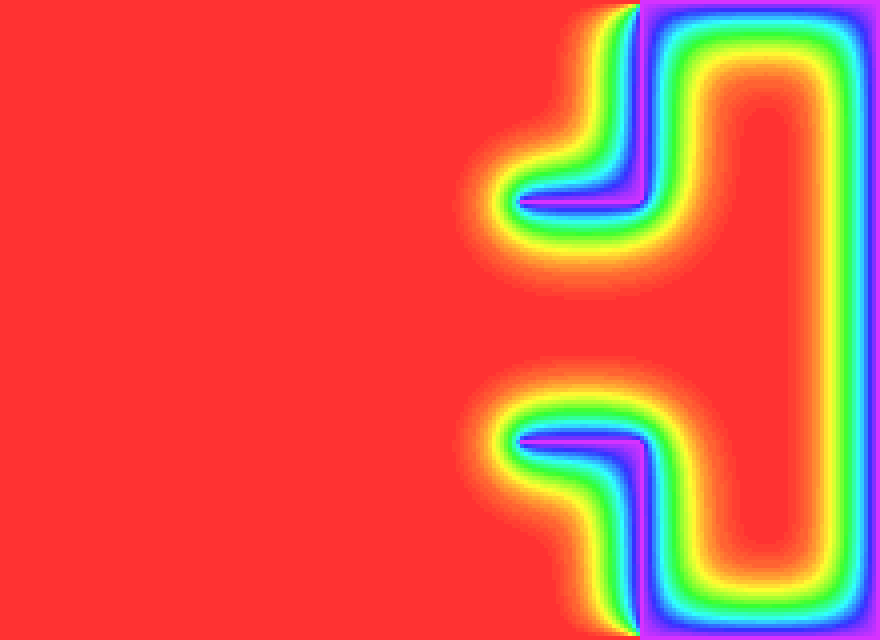
Frame 1 (no input)
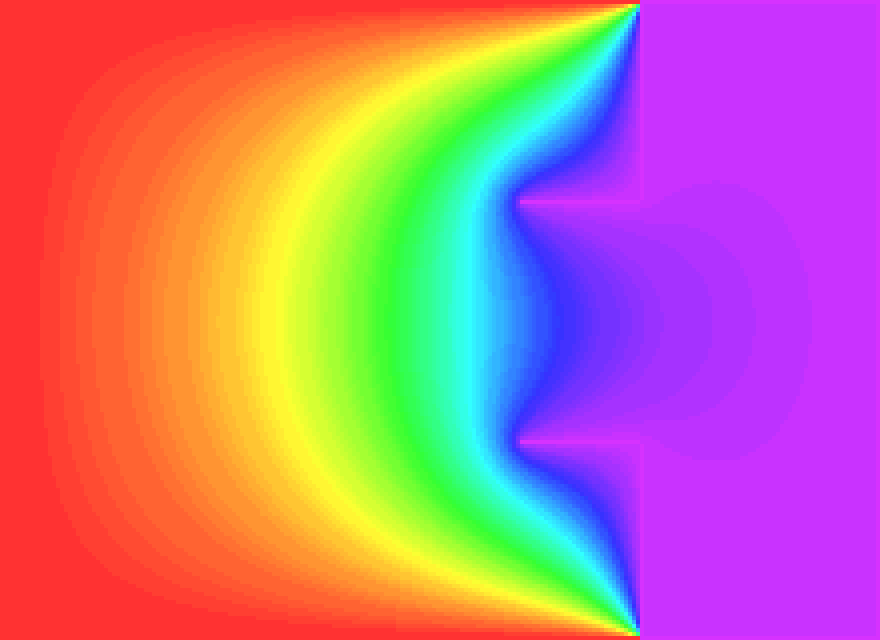
Frame 60 (the mouse pressed at the canvas centre just before this capture)
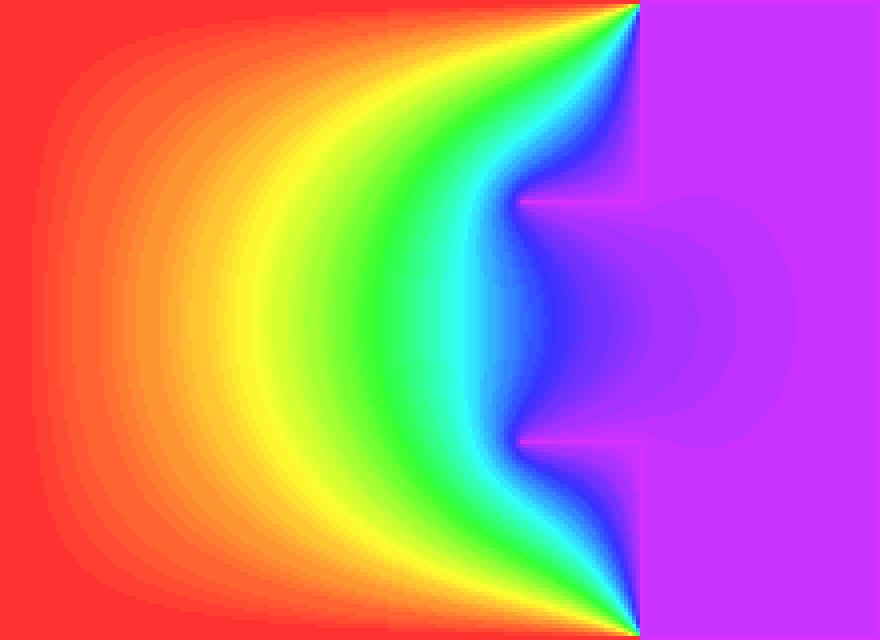
Frame 120 (the mouse held since frame 60 and released just before this capture)

The Processing sketch that drew these frames (run headless with seeded random() and noise(); from frame 60 on, the mouse is pressed at the canvas centre):

// Processing sketch: processing_53289
// ── processing_53289.pde

int n = 20; //Echelle (1 mm = n cases)

int a = 8*n;
int b = 3*n;
int c = 3*n;

double[][] bounds = new double[a+b][a];
double[][] world = new double[a+b][a];

int xi,yi;
int i;

int N = 100; //Nombres d'iterations par cycle

int A = 4; //Grossissement (n'affecte pas le calcul)
int C; //Variable pour dessiner le gradient

int EQ = 0; //1: trace equipotentielles, 0: trace pas eqp

void setup()
{
  //size(A*(a+b),A*a);
  size(880,640);
  background(0);
  noStroke();
  colorMode(HSB,100);
    
  for(xi = 0; xi < a+b; xi++)
    for(yi = 0; yi < a; yi++)
      bounds[xi][yi] = -1;
  
  for(xi = 0; xi < a; xi++){
    bounds[xi][0] = 0;
    bounds[xi][a-1] = 0;}
      
  for(xi = a; xi < a+b; xi++){
    bounds[xi][0] = 10;
    bounds[xi][a-1] = 10;}
  
  for(xi = a - b/2; xi < a; xi++){
    bounds[xi][(a-c)/2] = 10;
    bounds[xi][a - (a-c)/2] = 10;}
    
  for(yi = 0; yi < a; yi++){
    bounds[0][yi] = 0;
    bounds[a+b - 1][yi] = 10;
    if(yi < (a-c)/2 || yi > (a - (a-c)/2))
      bounds[a][yi] = 10;}  

  for(xi = 0; xi < a+b; xi++){
    for(yi = 0; yi < a; yi++){
      if(bounds[xi][yi] == -1) world[xi][yi] = 0;
      else world[xi][yi] = bounds[xi][yi];
    }}  
}

void draw()
{
  for(i = 0; i < N; i++){
    
  for(xi = 0; xi < a+b; xi++){
    for(yi = 0; yi < a; yi++){
      if (bounds[xi][yi] == -1)
        world[xi][yi] = 0.25*(
              world[xi-1][yi] +
              world[xi+1][yi] +
              world[xi][yi-1] +
              world[xi][yi+1] );
    }}
    
  }
    
  for(xi = 0; xi < a+b; xi++){
    for(yi = 0; yi < a; yi++){
      C = (int)(world[xi][yi]*0.1 * 100);
      fill(8*C/10,80,100);
      rect(A*xi,A*yi,A,A);
      
      if(EQ>0 && (int)(world[xi][yi]*10) % 10 == 0){
        fill(0);
        rect(A*xi,A*yi,A,A);}
    }}
}
